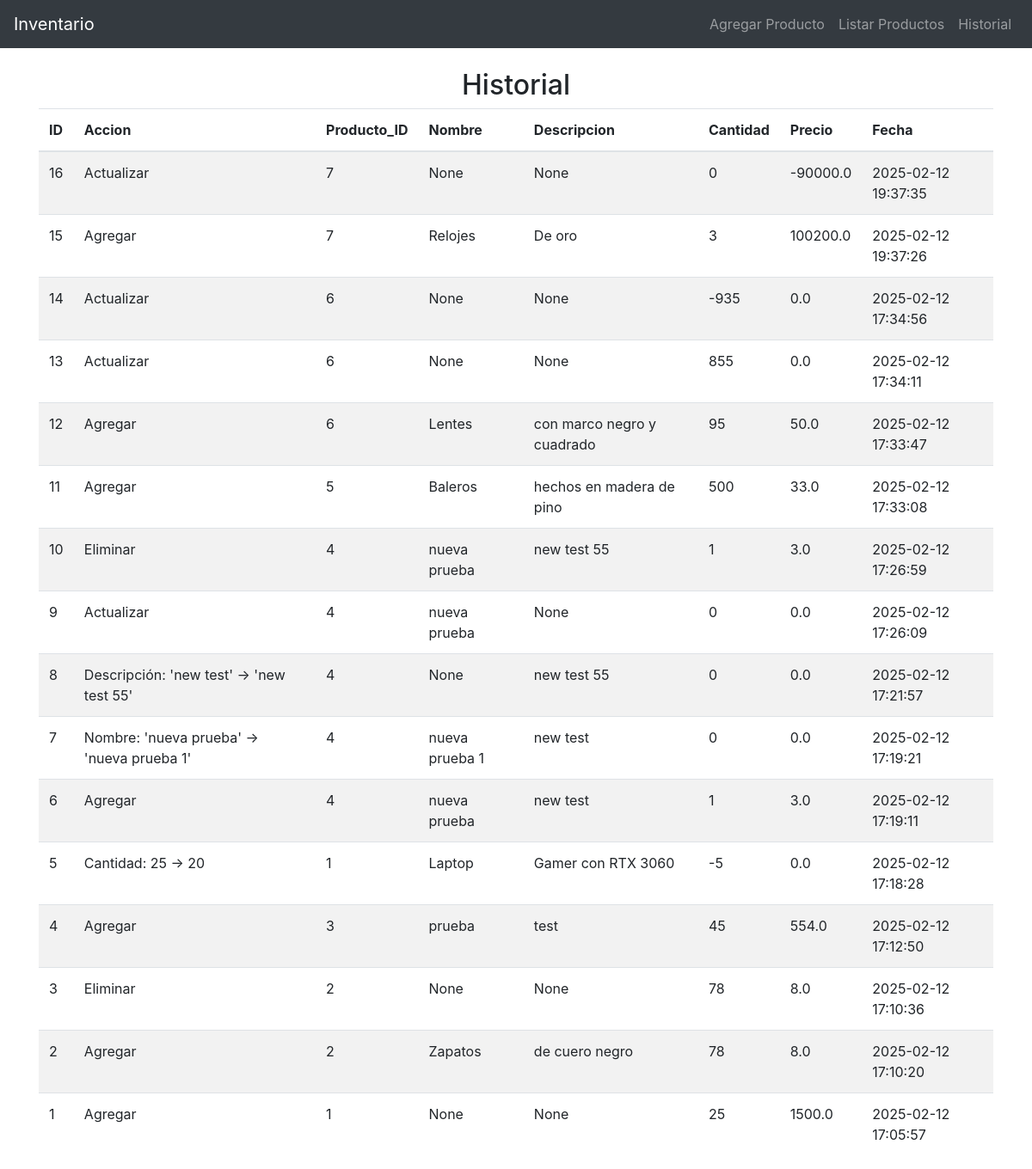
The app's page /historial (signed in) with its own data.
### tables this page shows
CREATE TABLE historial (
                historial_id INTEGER PRIMARY KEY AUTOINCREMENT,
                accion TEXT NOT NULL,
                producto_id INTEGER NOT NULL,
                nombre TEXT,
                descripcion TEXT,
                cantidad INTEGER,
                precio REAL,
                fecha TIMESTAMP DEFAULT CURRENT_TIMESTAMP,
                FOREIGN KEY (producto_id) REFERENCES productos (id)
            );

### app.py (the view)
@app.route('/historial')
@login_required
def historial():
    historial_movimientos = listar_historial()
    return render_template('listar_historial.html', historial=historial_movimientos)

### app.py (called while the page is built)
@login_manager.user_loader
def load_user(user_id):
    conn, cursor = connect_db()
    cursor.execute("SELECT usuario_id, nombre, email, rol FROM usuarios WHERE usuario_id = ?", (user_id,))
    usuario = cursor.fetchone()
    return Usuario(id=usuario[0], nombre=usuario[1], email=usuario[2], rol=usuario[3]) if usuario else None

### database.py (called while the page is built)
def connect_db():
    conn = sqlite3.connect(DB_NAME)
    cursor = conn.cursor()
    return conn, cursor

def listar_historial():
    conn, cursor = connect_db()
    cursor.execute("SELECT * FROM historial ORDER BY fecha DESC")
    historial = cursor.fetchall()
    conn.close()
    if historial:
        return historial
    else:
        print("No hay historial de movimientos.")

### templates/listar_historial.html
{% extends 'base.html' %}
{% block content %}
    <h2 class="text-center">Historial</h2>
    {% if historial %}
        <table class="table table-striped">
            <thead>
                <tr>
                    <th>ID</th>
                    <th>Accion</th>
                    <th>Producto_ID</th>
                    <th>Nombre</th>
                    <th>Descripcion</th>
                    <th>Cantidad</th>
                    <th>Precio</th>
                    <th>Fecha</th>
                </tr>
            </thead>
            <tbody>
                {% for hist in historial %}
                    <tr>
                        <td>{{ hist[0] }}</td>
                        <td>{{ hist[1] }}</td>
                        <td>{{ hist[2] }}</td>
                        <td>{{ hist[3] }}</td>
                        <td>{{ hist[4] }}</td>
                        <td>{{ hist[5] }}</td>
                        <td>{{ hist[6] }}</td>
                        <td>{{ hist[7] }}</td>
                    </tr>
                {% endfor %}
            </tbody>
        </table>
    {% else %}
        <p>No hay historial registrados.</p>
    {% endif %}
{% endblock %}

### templates/base.html (shortened to what this page needs)
<!DOCTYPE html>
<html lang="es">
<head>
    <link href="https://stackpath.bootstrapcdn.com/bootstrap/4.5.2/css/bootstrap.min.css" rel="stylesheet">
</head>
<body>
    <nav class="navbar navbar-expand-lg navbar-dark bg-dark">
        <a class="navbar-brand" href="/">Inventario</a>
        <div class="collapse navbar-collapse">
            <ul class="navbar-nav ml-auto">
                <li class="nav-item"><a class="nav-link" href="/agregar">Agregar Producto</a></li>
                <li class="nav-item"><a class="nav-link" href="/listar">Listar Productos</a></li>
                <li class="nav-item"><a class="nav-link" href="/historial">Historial</a></li>
            </ul>
        </div>
    </nav>
    <div class="container mt-4">
        {% block content %}
        {% endblock %}
    </div>
</body>
</html>

### records on screen
historial: historial_id "16", accion "Actualizar", producto "7", hist "None", cantidad "0", precio "-90000.0", fecha "2025-02-12 19:37:35"
historial: historial_id "15", accion "Agregar", producto "7", nombre "Relojes", descripcion "De oro", cantidad "3", precio "100200.0", fecha "2025-02-12 19:37:26"
historial: historial_id "14", accion "Actualizar", producto "6", hist "None", cantidad "-935", precio "0.0", fecha "2025-02-12 17:34:56"
historial: historial_id "13", accion "Actualizar", producto "6", hist "None", cantidad "855", precio "0.0", fecha "2025-02-12 17:34:11"
historial: historial_id "12", accion "Agregar", producto "6", nombre "Lentes", descripcion "con marco negro y cuadrado", cantidad "95", precio "50.0", fecha "2025-02-12 17:33:47"
historial: historial_id "11", accion "Agregar", producto "5", nombre "Baleros", descripcion "hechos en madera de pino", cantidad "500", precio "33.0", fecha "2025-02-12 17:33:08"
historial: historial_id "10", accion "Eliminar", producto "4", nombre "nueva prueba", descripcion "new test 55", cantidad "1", precio "3.0", fecha "2025-02-12 17:26:59"
historial: historial_id "9", accion "Actualizar", producto "4", nombre "nueva prueba", hist "None", cantidad "0", precio "0.0", fecha "2025-02-12 17:26:09"
historial: historial_id "8", accion "Descripción: 'new test' → 'new test 55'", producto "4", hist "None", descripcion "new test 55", cantidad "0", precio "0.0", fecha "2025-02-12 17:21:57"
historial: historial_id "7", accion "Nombre: 'nueva prueba' → 'nueva prueba 1'", producto "4", nombre "nueva prueba 1", descripcion "new test", cantidad "0", precio "0.0", fecha "2025-02-12 17:19:21"
historial: historial_id "6", accion "Agregar", producto "4", nombre "nueva prueba", descripcion "new test", cantidad "1", precio "3.0", fecha "2025-02-12 17:19:11"
historial: historial_id "5", accion "Cantidad: 25 → 20", producto "1", nombre "Laptop", descripcion "Gamer con RTX 3060", cantidad "-5", precio "0.0", fecha "2025-02-12 17:18:28"
historial: historial_id "4", accion "Agregar", producto "3", nombre "prueba", descripcion "test", cantidad "45", precio "554.0", fecha "2025-02-12 17:12:50"
historial: historial_id "3", accion "Eliminar", producto "2", hist "None", cantidad "78", precio "8.0", fecha "2025-02-12 17:10:36"
historial: historial_id "2", accion "Agregar", producto "2", nombre "Zapatos", descripcion "de cuero negro", cantidad "78", precio "8.0", fecha "2025-02-12 17:10:20"
historial: historial_id "1", accion "Agregar", producto "1", hist "None", cantidad "25", precio "1500.0", fecha "2025-02-12 17:05:57"
